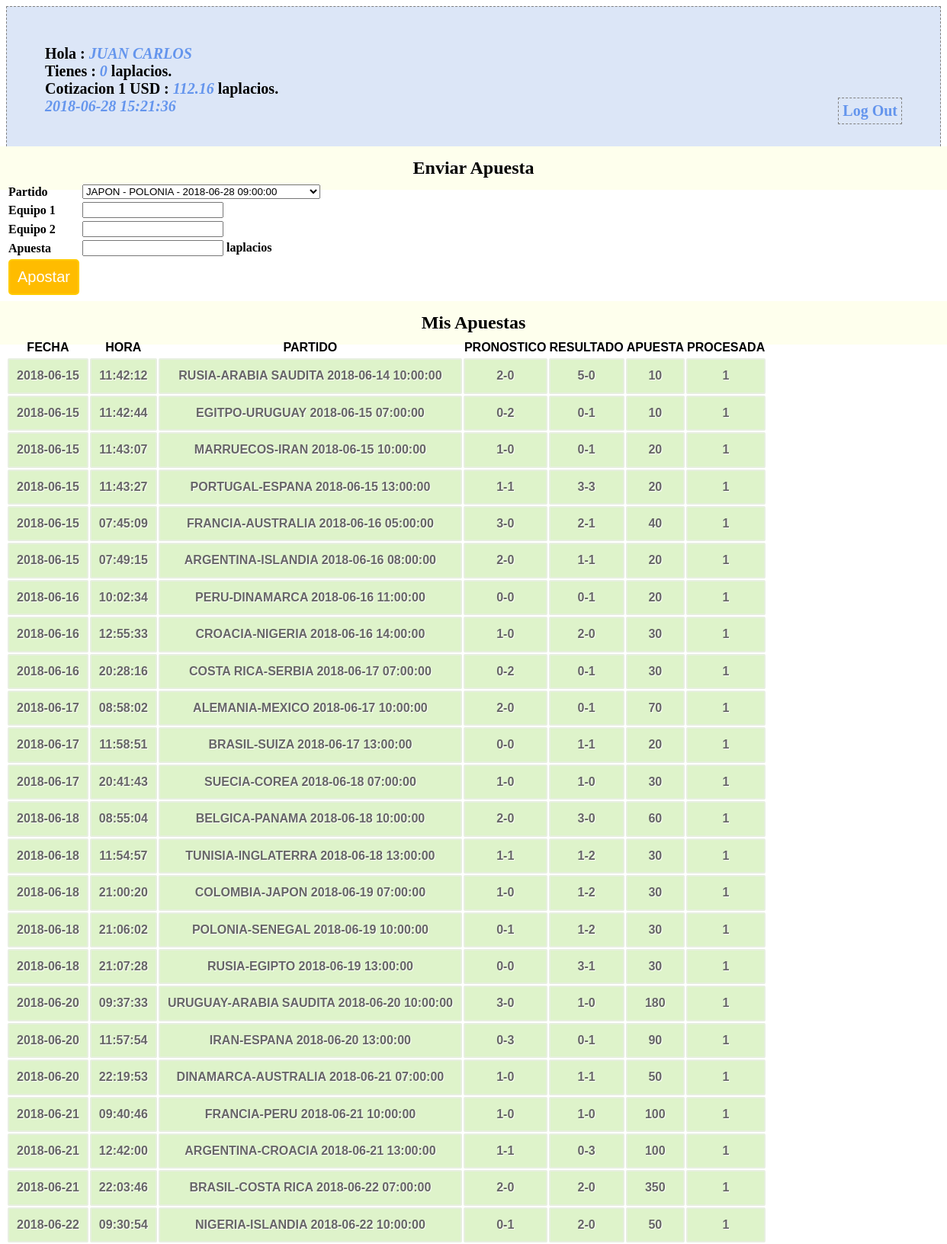
/profile.php (signed in, upper part), run on the app's committed database.
### tables this page shows
CREATE TABLE `participantes` (
  `id_participante` bigint(20) unsigned NOT NULL AUTO_INCREMENT COMMENT 'id participante',
  `nombre` varchar(60) NOT NULL COMMENT 'nombre participante',
  `saldo` int(11) NOT NULL COMMENT 'valor del saldo',
  `passwd` varchar(10) NOT NULL,
  PRIMARY KEY (`id_participante`),
  UNIQUE KEY `id_participante` (`id_participante`)
);

CREATE TABLE `banco_central_laplacio` (
  `total_laplacios` int(11) NOT NULL,
  `total_dolares` int(11) NOT NULL,
  `reserva` int(11) NOT NULL,
  `impresos` int(11) NOT NULL,
  `cotizacion` float NOT NULL
);

CREATE TABLE `apuestas` (
  `id_apuesta` bigint(20) unsigned NOT NULL AUTO_INCREMENT,
  `id_participante` bigint(20) NOT NULL,
  `id_partido` bigint(20) NOT NULL,
  `apuesta_equipo_1` int(11) NOT NULL,
  `apuesta_equipo_2` int(11) NOT NULL,
  `apuesta_valor` int(11) NOT NULL,
  `apuesta_fecha` date NOT NULL,
  `apuesta_hora` time NOT NULL,
  `procesada` tinyint(1) DEFAULT NULL,
  PRIMARY KEY (`id_apuesta`),
  UNIQUE KEY `id_apuesta` (`id_apuesta`)
);

CREATE TABLE `partidos` (
  `id_partido` bigint(20) unsigned NOT NULL AUTO_INCREMENT,
  `equipo_1` varchar(50) NOT NULL,
  `equipo_2` varchar(50) NOT NULL,
  `fecha` date NOT NULL,
  `hora` time NOT NULL,
  `resultado_equipo_1` int(11) DEFAULT NULL,
  `resultado_equipo_2` int(11) DEFAULT NULL,
  `revisado` tinyint(1) DEFAULT NULL,
  PRIMARY KEY (`id_partido`),
  UNIQUE KEY `id_partido` (`id_partido`)
);

### conn.php (called while the page is built, shortened)
<?php
$connection = mysql_connect("localhost", "laplacios2018", "");
$user_check=$_SESSION['login_user'];
$ses_sql=mysql_query("select id_participante,nombre,saldo from participantes where nombre='$user_check'", $connection);
$row = mysql_fetch_assoc($ses_sql);
$login_session =$row['nombre'];
$login_id = $row['id_participante'];
$login_saldo = $row['saldo'];
?>

### session.php (called while the page is built, shortened)
<?php
require_once('conn.php');
$current_date = date('Y-m-d');
$current_time = date('H:i:s');
$games_query=mysql_query("SELECT DISTINCT id_partido,equipo_1,equipo_2,fecha,hora FROM partidos WHERE fecha >= '$current_date' AND revisado='0'",$connection);
$bets_query=mysql_query("select * from apuestas where id_participante='$login_id'");
$total_banco_prev_query = mysql_query("SELECT * FROM banco_central_laplacio WHERE 1");
$total_banco_prev_row = mysql_fetch_array($total_banco_prev_query);
?>

### profile.php (the view, shortened to what this page needs)
<?php
include('session.php');
?>
<!DOCTYPE html>
<html>
<head>
<link href="style.css" rel="stylesheet" type="text/css">
</head>
<body>
<div id="profile">
<b id="welcome">Hola : <i><?php echo $login_session;?></i></b><br/>
<b>Tienes : <i><?php echo $login_saldo;?></i> laplacios.</b><br/>
<b>Cotizacion 1 USD : <i><?php echo $total_banco_prev_row[4];?></i> laplacios.</b><br/>
<b><i><?php echo $current_date.' '.$current_time; ?></i>
<b id="logout"><a href="logout.php">Log Out</a></b>
</div>
<div>
  <h2>Enviar Apuesta</h2>
  <form id="form" name="form" method="post" action="">
  <table>
    <tr>
      <td>Partido</td>
      <td>
        <select name="id_partido">
          <?php
          while($game = mysql_fetch_array($games_query)) {
            $partido_name = $game[1] . " - " . $game[2] . " - " . $game[3] . " " . $game[4];
            echo '<option value="'.$game[0].'">'.$partido_name.'</option>';
          }
          echo "</select>";
          ?>
      </td>
    </tr>
    <tr>
      <td>Equipo 1</td>
      <td><input id="number" min="0" step="1" type="number" name="apuesta_equipo_1" /></td>
    </tr>
    <tr>
      <td>Equipo 2</td>
      <td><input id="number" min="0" step="1" type="number" name="apuesta_equipo_2" /></td>
    </tr>
    <tr>
      <td>Apuesta</td>
      <td><input id="number" min="0" step="1" type="number" name="apuesta_valor" /> laplacios</td>
    </tr>
    <tr>
      <td><input type="submit" name="submit" id="submit" value="Apostar" /></td>
    </tr>
  </table>
  </form>
</div>
<div class="">
  <h2>Mis Apuestas</h2>
  <table class="table1">
    <thead>
      <tr>
        <th>FECHA</th>
        <th>HORA</th>
        <th>PARTIDO</th>
        <th>PRONOSTICO</th>
        <th>RESULTADO</th>
        <th>APUESTA</th>
        <th>PROCESADA</th>
      </tr>
    </thead>
    <tbody>
    <?php
      while($bet = mysql_fetch_array($bets_query)){
        $g_query = mysql_query("select * from partidos where id_partido='$bet[2]'");
        $g_row = mysql_fetch_array($g_query);
        $match = $g_row[1].'-'.$g_row[2].' '.$g_row[3].' '.$g_row[4];
        $pron = $bet[3].'-'.$bet[4];
        $resultado = $g_row[5].'-'.$g_row[6];
        echo '<tr><td>'.$bet[6].'</td>'.'<td>'.$bet[7].'</td>'.'<td>'.$match.'</td>'.'<td>'.$pron.'</td><td>'.$resultado.'</td><td>'.$bet[5].'</td><td>'.$bet[8].'</td></tr>';
      }
    ?>
    </tbody>
  </table>
</div>
</body>

### style.css (style rules this page uses)
h2 { background-color:#FEFFED; text-align:center; border-radius:10px 10px 0 0; margin:-10px -40px; padding:15px }
input[type=submit] { width:100%; background-color:#FFBC00; color:#fff; border:2px solid #FFCB00; padding:10px; font-size:20px; cursor:pointer; border-radius:5px; margin-bottom:15px }
#profile { padding:50px; border:1px dashed grey; font-size:20px; background-color:#DCE6F7 }
#logout { float:right; padding:5px; border:dashed 1px gray }
a { text-decoration:none; color:#6495ed }
i { color:#6495ed }
table.table1 { font-family: "Trebuchet MS", sans-serif; font-size: 16px; font-weight: bold; line-height: 1.4em; font-style: normal; border-collapse:separate; }
.table1 tbody td { padding:10px; text-align:center; background-color:#DEF3CA; border: 2px solid #E7EFE0; -moz-border-radius:2px; -webkit-border-radius:2px; border-radius:2px; color:#666; text-shadow:1px 1px 1px #fff; }

### data on the page
participantes: nombre "JUAN CARLOS", saldo "0"
banco_central_laplacio: cotizacion "112.16"
apuestas: apuesta_fecha "2018-06-15", apuesta_hora "11:42:12", id_partido.hora "RUSIA-ARABIA SAUDITA 2018-06-14 10:00:00", pron "2-0", id_partido.resultado_equipo_2 "5-0", apuesta_valor "10", procesada "1"
apuestas: apuesta_fecha "2018-06-15", apuesta_hora "11:42:44", id_partido.hora "EGITPO-URUGUAY 2018-06-15 07:00:00", pron "0-2", id_partido.resultado_equipo_2 "0-1", apuesta_valor "10", procesada "1"
apuestas: apuesta_fecha "2018-06-15", apuesta_hora "11:43:07", id_partido.hora "MARRUECOS-IRAN 2018-06-15 10:00:00", pron "1-0", id_partido.resultado_equipo_2 "0-1", apuesta_valor "20", procesada "1"
apuestas: apuesta_fecha "2018-06-15", apuesta_hora "11:43:27", id_partido.hora "PORTUGAL-ESPANA 2018-06-15 13:00:00", pron "1-1", id_partido.resultado_equipo_2 "3-3", apuesta_valor "20", procesada "1"
apuestas: apuesta_fecha "2018-06-15", apuesta_hora "07:45:09", id_partido.hora "FRANCIA-AUSTRALIA 2018-06-16 05:00:00", pron "3-0", id_partido.resultado_equipo_2 "2-1", apuesta_valor "40", procesada "1"
apuestas: apuesta_fecha "2018-06-15", apuesta_hora "07:49:15", id_partido.hora "ARGENTINA-ISLANDIA 2018-06-16 08:00:00", pron "2-0", id_partido.resultado_equipo_2 "1-1", apuesta_valor "20", procesada "1"
apuestas: apuesta_fecha "2018-06-16", apuesta_hora "10:02:34", id_partido.hora "PERU-DINAMARCA 2018-06-16 11:00:00", pron "0-0", id_partido.resultado_equipo_2 "0-1", apuesta_valor "20", procesada "1"
apuestas: apuesta_fecha "2018-06-16", apuesta_hora "12:55:33", id_partido.hora "CROACIA-NIGERIA 2018-06-16 14:00:00", pron "1-0", id_partido.resultado_equipo_2 "2-0", apuesta_valor "30", procesada "1"
apuestas: apuesta_fecha "2018-06-16", apuesta_hora "20:28:16", id_partido.hora "COSTA RICA-SERBIA 2018-06-17 07:00:00", pron "0-2", id_partido.resultado_equipo_2 "0-1", apuesta_valor "30", procesada "1"
apuestas: apuesta_fecha "2018-06-17", apuesta_hora "08:58:02", id_partido.hora "ALEMANIA-MEXICO 2018-06-17 10:00:00", pron "2-0", id_partido.resultado_equipo_2 "0-1", apuesta_valor "70", procesada "1"
apuestas: apuesta_fecha "2018-06-17", apuesta_hora "11:58:51", id_partido.hora "BRASIL-SUIZA 2018-06-17 13:00:00", pron "0-0", id_partido.resultado_equipo_2 "1-1", apuesta_valor "20", procesada "1"
apuestas: apuesta_fecha "2018-06-17", apuesta_hora "20:41:43", id_partido.hora "SUECIA-COREA 2018-06-18 07:00:00", pron "1-0", id_partido.resultado_equipo_2 "1-0", apuesta_valor "30", procesada "1"
apuestas: apuesta_fecha "2018-06-18", apuesta_hora "08:55:04", id_partido.hora "BELGICA-PANAMA 2018-06-18 10:00:00", pron "2-0", id_partido.resultado_equipo_2 "3-0", apuesta_valor "60", procesada "1"
apuestas: apuesta_fecha "2018-06-18", apuesta_hora "11:54:57", id_partido.hora "TUNISIA-INGLATERRA 2018-06-18 13:00:00", pron "1-1", id_partido.resultado_equipo_2 "1-2", apuesta_valor "30", procesada "1"
apuestas: apuesta_fecha "2018-06-18", apuesta_hora "21:00:20", id_partido.hora "COLOMBIA-JAPON 2018-06-19 07:00:00", pron "1-0", id_partido.resultado_equipo_2 "1-2", apuesta_valor "30", procesada "1"
apuestas: apuesta_fecha "2018-06-18", apuesta_hora "21:06:02", id_partido.hora "POLONIA-SENEGAL 2018-06-19 10:00:00", pron "0-1", id_partido.resultado_equipo_2 "1-2", apuesta_valor "30", procesada "1"
apuestas: apuesta_fecha "2018-06-18", apuesta_hora "21:07:28", id_partido.hora "RUSIA-EGIPTO 2018-06-19 13:00:00", pron "0-0", id_partido.resultado_equipo_2 "3-1", apuesta_valor "30", procesada "1"
apuestas: apuesta_fecha "2018-06-20", apuesta_hora "09:37:33", id_partido.hora "URUGUAY-ARABIA SAUDITA 2018-06-20 10:00:00", pron "3-0", id_partido.resultado_equipo_2 "1-0", apuesta_valor "180", procesada "1"
apuestas: apuesta_fecha "2018-06-20", apuesta_hora "11:57:54", id_partido.hora "IRAN-ESPANA 2018-06-20 13:00:00", pron "0-3", id_partido.resultado_equipo_2 "0-1", apuesta_valor "90", procesada "1"
apuestas: apuesta_fecha "2018-06-20", apuesta_hora "22:19:53", id_partido.hora "DINAMARCA-AUSTRALIA 2018-06-21 07:00:00", pron "1-0", id_partido.resultado_equipo_2 "1-1", apuesta_valor "50", procesada "1"
apuestas: apuesta_fecha "2018-06-21", apuesta_hora "09:40:46", id_partido.hora "FRANCIA-PERU 2018-06-21 10:00:00", pron "1-0", id_partido.resultado_equipo_2 "1-0", apuesta_valor "100", procesada "1"
apuestas: apuesta_fecha "2018-06-21", apuesta_hora "12:42:00", id_partido.hora "ARGENTINA-CROACIA 2018-06-21 13:00:00", pron "1-1", id_partido.resultado_equipo_2 "0-3", apuesta_valor "100", procesada "1"
apuestas: apuesta_fecha "2018-06-21", apuesta_hora "22:03:46", id_partido.hora "BRASIL-COSTA RICA 2018-06-22 07:00:00", pron "2-0", id_partido.resultado_equipo_2 "2-0", apuesta_valor "350", procesada "1"
apuestas: apuesta_fecha "2018-06-22", apuesta_hora "09:30:54", id_partido.hora "NIGERIA-ISLANDIA 2018-06-22 10:00:00", pron "0-1", id_partido.resultado_equipo_2 "2-0", apuesta_valor "50", procesada "1"

### other printed values
$current_date "2018-06-28"
$current_time "15:21:36"
form field id_partido "JAPON - POLONIA - 2018-06-28 09:00:00"
